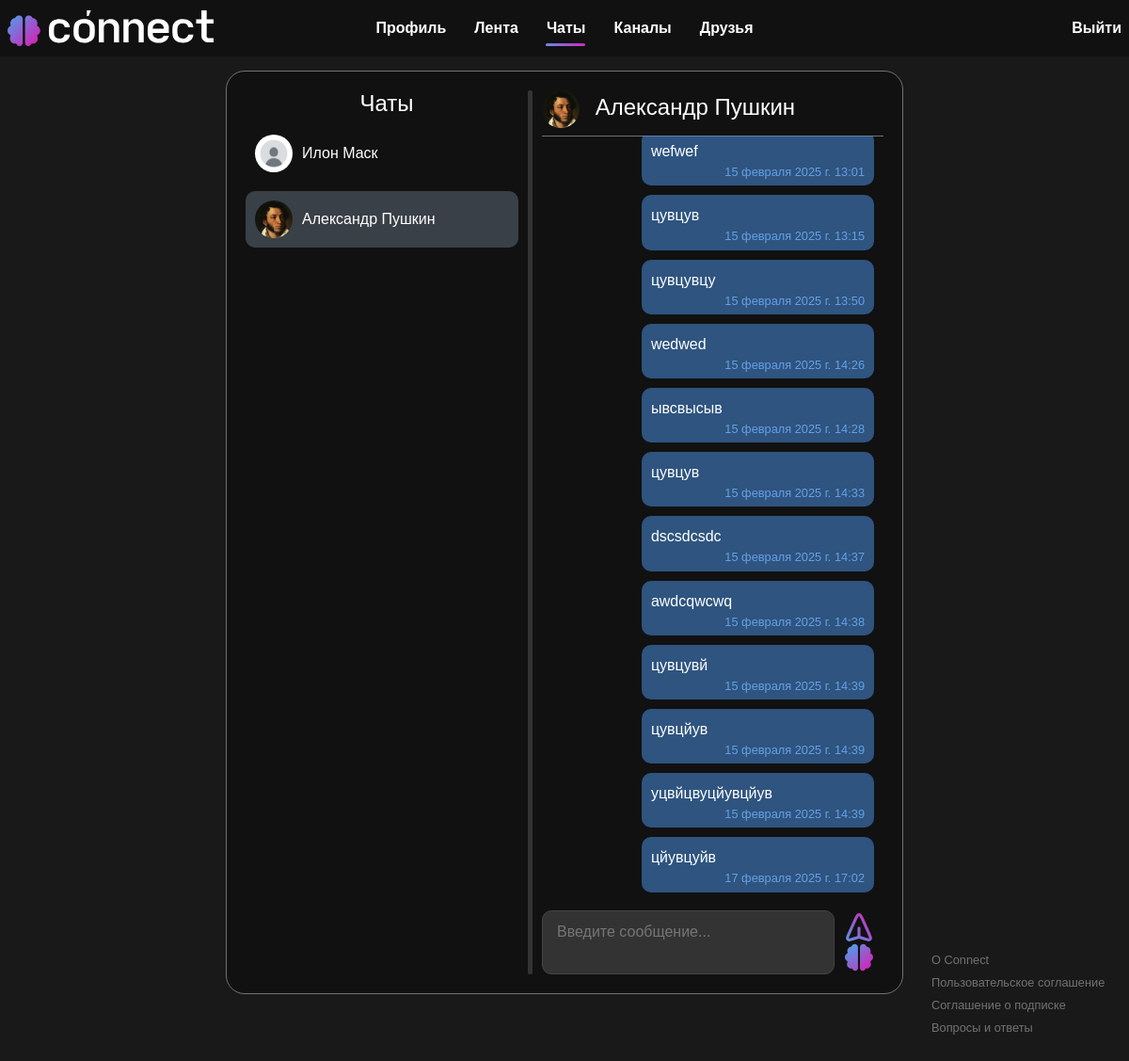
/chats/14 (signed in), run on an earlier commit of the app's database.
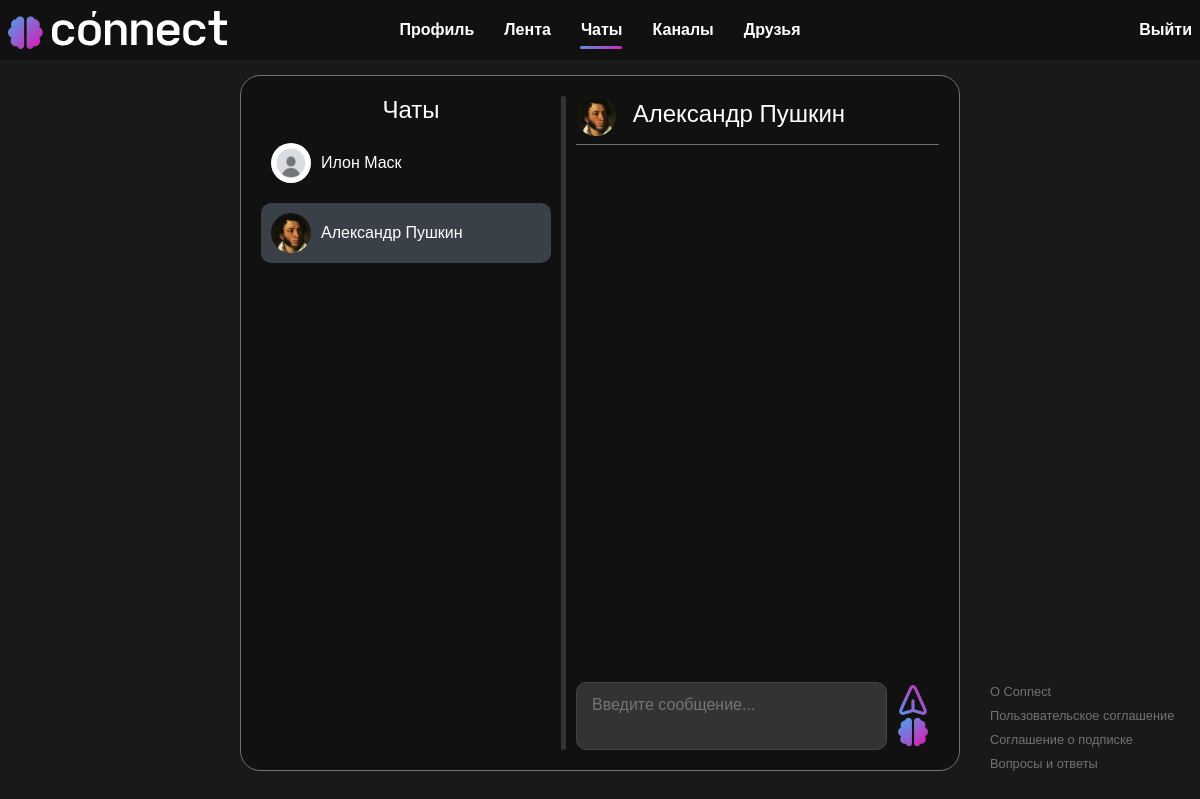
And on a later commit of the database.
### users/models.py (models this page shows, shortened)
class User(AbstractUser):
    first_name = models.CharField("Имя", max_length=20)
    last_name = models.CharField("Фамилия", max_length=20)
    username = models.CharField("Имя пользователя", unique=True, max_length=20)
    email = models.EmailField("Почта", unique=True)
    password = models.CharField("Пароль", max_length=20)
    image = models.ImageField("Аватар", upload_to='users_images', blank=True, null=True)
    about = models.TextField("О себе", max_length=250, blank=True, null=True)
    ai_help_requests_left = models.PositiveIntegerField(default=5)
    last_ai_help_reset = models.DateTimeField(auto_now_add=True)
    has_subscription = models.BooleanField(default=False)
    def get_avatar_url(self):
        if self.image and hasattr(self.image, 'url'):
            return self.image.url
        else:
            return os.path.join(settings.STATIC_URL, 'person/img/default.jpg')
    class Meta:
        verbose_name = 'Пользователь'
        verbose_name_plural = 'Пользователи'

### chats/models.py (models this page shows, shortened)
class Message(models.Model):
    chat = models.ForeignKey(Chat, on_delete=models.CASCADE, related_name='messages')
    sender = models.ForeignKey(User, on_delete=models.CASCADE, related_name='sent_messages')
    content = models.TextField()
    timestamp = models.DateTimeField(auto_now_add=True)
    is_changed = models.BooleanField(default=False)
    class Meta:
        verbose_name = 'Сообщение'
        verbose_name_plural = 'Сообщения'
        ordering = ['timestamp']

### chats/views.py (the view)
# urls.py: path('<int:chat_id>', views.chats, name='chats'),
@login_required
def chats(request, chat_id):
    chat = get_object_or_404(Chat, id=chat_id)
    messages = chat.messages.all()
    if request.method == 'POST':
        content = request.POST.get('message-content')
        if content:
            Message.objects.create(chat=chat, sender=request.user, content=content)
        return redirect('chats', chat_id=chat.id)
    if not chat.participants.filter(id=request.user.id).exists():
        return render(request, "404.html")
    chats_list = get_user_chats(request)
    data = {
        'user': request.user,
        'chats_list': chats_list,
        'chat': chat,
        'messages': messages
    }
    return render(request, 'chats/chats.html', data)

### chats/views.py (called while the page is built)
def get_user_chats(request):
    chats_list = Chat.objects.filter(participants=request.user)
    chats_list_filtered = []
    for chat in chats_list:
        other_participants = chat.participants.exclude(id=request.user.id)
        for user in other_participants:
            chats_list_filtered.append({'user': user, 'chat_id': chat.id, 'chat': chat})
    chats_list_filtered.sort(key=lambda x: x['chat'].messages.latest('timestamp').timestamp if x['chat'].messages.exists() else x['chat'].created_at, reverse=True)
    return chats_list_filtered

### chats/templates/chats/chats.html (shortened to what this page needs)
{% extends 'main/layout.html' %}
{% load static %}
{% block link %}
    <link rel="stylesheet" href="{% static 'chats/css/chats.css' %}">
{% endblock %}
{% block content %}
<section class="container-chats">
    <aside class="chat-list">
        <h2 class="list-name">Чаты</h2>
        <div class="chats">
            {% if chats_list %}
                {% for chat_info in chats_list %}
                    <a class="chat-link {% if request.resolver_match.kwargs.chat_id == chat_info.chat_id %}active{% endif %}" href="{% url 'chats' chat_info.chat_id %}">
                        <div class="chat-item" title="{{ chat_info.user.first_name }} {{ chat_info.user.last_name }}">
                            <img src="{{ chat_info.user.get_avatar_url }}" class="chat-image" height="40" width="40" alt="Avatar">
                            <span class="chat-name-list">{{ chat_info.user.first_name }} {{ chat_info.user.last_name }}</span>
                        </div>
                    </a>
                {% endfor %}
            {% else %}
                <p class="commentary">У вас нет чатов</p>
            {% endif %}
        </div>
    </aside>
    <div class="resizer" id="dragMe">
        <button type="button" style="height: 100%;"></button>
    </div>
    <div class="chat-window">
        {% if chat %}
            {% for participant in chat.participants.all %}
                {% if participant != request.user %}
                    <a style="color: white" href="{% url 'user_profile' participant.username %}">
                        <h2 class="chat-name-window">
                            <img src="{{ participant.get_avatar_url }}" class="chat-image" height="50" width="50" alt="Avatar">
                            {{ participant.first_name }} {{ participant.last_name }}
                        </h2>
                    </a>
                {% endif %}
            {% endfor %}
            <div class="messages" id="chat-messages">
                {% for message in messages %}
                    {% if message.sender.id == request.user.id %}
                        <div class="message message-sent" data-message-id="{{ message.id }}">
                            <div class="message-text">{{ message.content }}</div>
                            <span class="message-sent-time">
                                {{ message.timestamp }}
                            </span>
                        </div>
                    {% endif %}
                {% endfor %}
            </div>
            <form method="post">
                <div class="input-area">
                    <textarea class="text-message-field" name="message-content" placeholder="Введите сообщение..."></textarea>
                    <div class="input-area-buttons">
                        <button type="submit">
                            <img src="{% static 'chats/img/send.svg' %}" height="30px" width="30px">
                        </button>
                        <button type="button" id="aiHelpButton" data-chat-id="{{ chat.id }}">
                            <img src="{% static 'chats/img/ai.svg' %}" id="aiHelpIcon" height="30px" width="30px">
                        </button>
                    </div>
                </div>
            </form>
        {% else %}
            <p class="commentary-centered">Чат не выбран</p>
        {% endif %}
    </div>
</section>
{% endblock %}

What changed in the data, as far as the page shows it:
removed Message: content "wefwef", timestamp "15 февраля 2025 г. 13:01"
removed Message: content "цувцув", timestamp "15 февраля 2025 г. 13:15"
removed Message: content "цувцувцу", timestamp "15 февраля 2025 г. 13:50"
removed Message: content "wedwed", timestamp "15 февраля 2025 г. 14:26"
removed Message: content "ывсвысыв", timestamp "15 февраля 2025 г. 14:28"
removed Message: content "цувцув", timestamp "15 февраля 2025 г. 14:33"
removed Message: content "dscsdcsdc", timestamp "15 февраля 2025 г. 14:37"
removed Message: content "awdcqwcwq", timestamp "15 февраля 2025 г. 14:38"
removed Message: content "цувцувй", timestamp "15 февраля 2025 г. 14:39"
removed Message: content "цувцйув", timestamp "15 февраля 2025 г. 14:39"
removed Message: content "уцвйцвуцйувцйув", timestamp "15 февраля 2025 г. 14:39"
removed Message: content "цйувцуйв", timestamp "17 февраля 2025 г. 17:02"
